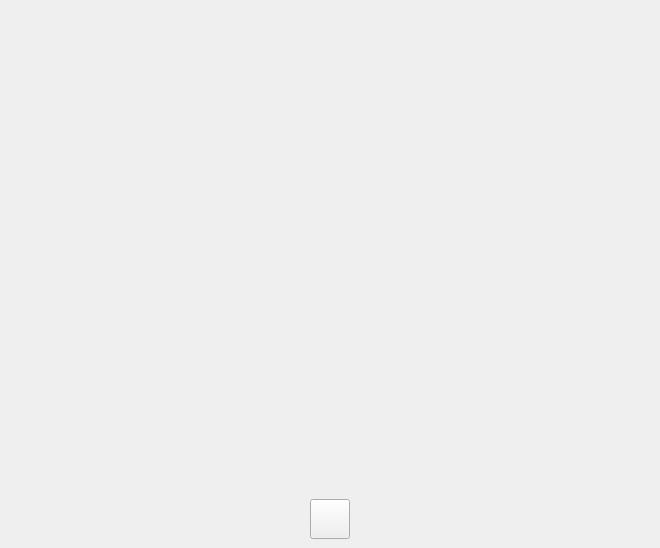
<?xml version="1.0" encoding="UTF-8"?>
<ui version="4.0">
 <class>PlayVideoWindow</class>
 <widget class="QMainWindow" name="PlayVideoWindow">
  <property name="geometry">
   <rect>
    <x>0</x>
    <y>0</y>
    <width>660</width>
    <height>548</height>
   </rect>
  </property>
  <property name="windowTitle">
   <string>Video Player</string>
  </property>
  <widget class="QWidget" name="centralwidget">
   <layout class="QVBoxLayout" name="verticalLayout">
    <item>
     <layout class="QVBoxLayout" name="verticalLayout_2">
      <item>
       <widget class="QLabel" name="videoFrameLabel">
        <property name="enabled">
         <bool>true</bool>
        </property>
        <property name="sizePolicy">
         <sizepolicy hsizetype="MinimumExpanding" vsizetype="MinimumExpanding">
          <horstretch>0</horstretch>
          <verstretch>0</verstretch>
         </sizepolicy>
        </property>
        <property name="minimumSize">
         <size>
          <width>640</width>
          <height>480</height>
         </size>
        </property>
        <property name="frameShape">
         <enum>QFrame::NoFrame</enum>
        </property>
        <property name="frameShadow">
         <enum>QFrame::Plain</enum>
        </property>
        <property name="text">
         <string/>
        </property>
        <property name="alignment">
         <set>Qt::AlignCenter</set>
        </property>
       </widget>
      </item>
     </layout>
    </item>
    <item>
     <layout class="QHBoxLayout" name="horizontalLayout">
      <item>
       <spacer name="horizontalSpacer_2">
        <property name="orientation">
         <enum>Qt::Horizontal</enum>
        </property>
        <property name="sizeHint" stdset="0">
         <size>
          <width>40</width>
          <height>20</height>
         </size>
        </property>
       </spacer>
      </item>
      <item>
       <widget class="QPushButton" name="playPauseVideoButton">
        <property name="minimumSize">
         <size>
          <width>40</width>
          <height>40</height>
         </size>
        </property>
        <property name="text">
         <string/>
        </property>
        <property name="icon">
         <iconset>
          <normalon>resources/icons/pause.png</normalon>
         </iconset>
        </property>
        <property name="iconSize">
         <size>
          <width>35</width>
          <height>35</height>
         </size>
        </property>
       </widget>
      </item>
      <item>
       <spacer name="horizontalSpacer">
        <property name="orientation">
         <enum>Qt::Horizontal</enum>
        </property>
        <property name="sizeHint" stdset="0">
         <size>
          <width>40</width>
          <height>20</height>
         </size>
        </property>
       </spacer>
      </item>
     </layout>
    </item>
   </layout>
  </widget>
 </widget>
 <resources/>
 <connections/>
</ui>
